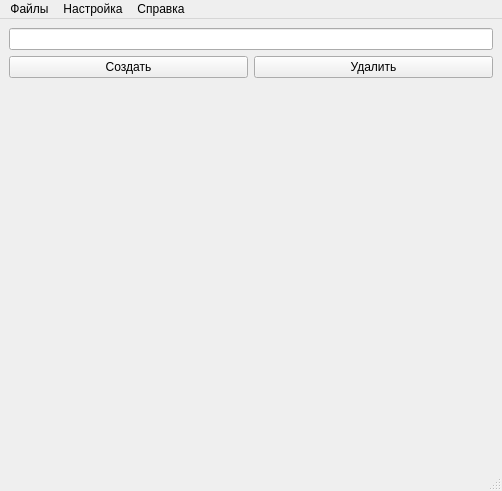
<?xml version="1.0" encoding="UTF-8"?>
<ui version="4.0">
 <class>MainWindow</class>
 <widget class="QMainWindow" name="MainWindow">
  <property name="geometry">
   <rect>
    <x>0</x>
    <y>0</y>
    <width>502</width>
    <height>491</height>
   </rect>
  </property>
  <property name="windowTitle">
   <string>MainWindow</string>
  </property>
  <widget class="QWidget" name="centralwidget">
   <layout class="QGridLayout" name="gridLayout_2">
    <item row="0" column="0">
     <layout class="QGridLayout" name="gridLayout">
      <item row="0" column="0">
       <widget class="QLineEdit" name="lineEdit"/>
      </item>
      <item row="1" column="0">
       <layout class="QHBoxLayout" name="horizontalLayout_2">
        <item>
         <layout class="QHBoxLayout" name="horizontalLayout">
          <item>
           <widget class="QPushButton" name="pushButton_2">
            <property name="text">
             <string>Создать</string>
            </property>
           </widget>
          </item>
          <item>
           <widget class="QPushButton" name="pushButton">
            <property name="text">
             <string>Удалить</string>
            </property>
           </widget>
          </item>
         </layout>
        </item>
       </layout>
      </item>
     </layout>
    </item>
    <item row="1" column="0">
     <spacer name="verticalSpacer">
      <property name="orientation">
       <enum>Qt::Orientation::Vertical</enum>
      </property>
      <property name="sizeHint" stdset="0">
       <size>
        <width>20</width>
        <height>40</height>
       </size>
      </property>
     </spacer>
    </item>
   </layout>
  </widget>
  <widget class="QStatusBar" name="statusbar"/>
  <widget class="QMenuBar" name="menuBar">
   <property name="geometry">
    <rect>
     <x>0</x>
     <y>0</y>
     <width>502</width>
     <height>33</height>
    </rect>
   </property>
   <widget class="QMenu" name="menu">
    <property name="title">
     <string>Файлы</string>
    </property>
   </widget>
   <widget class="QMenu" name="menu_2">
    <property name="title">
     <string>Настройка</string>
    </property>
   </widget>
   <widget class="QMenu" name="menu_3">
    <property name="title">
     <string>Справка</string>
    </property>
   </widget>
   <addaction name="menu"/>
   <addaction name="menu_2"/>
   <addaction name="menu_3"/>
  </widget>
 </widget>
 <resources/>
 <connections/>
</ui>
